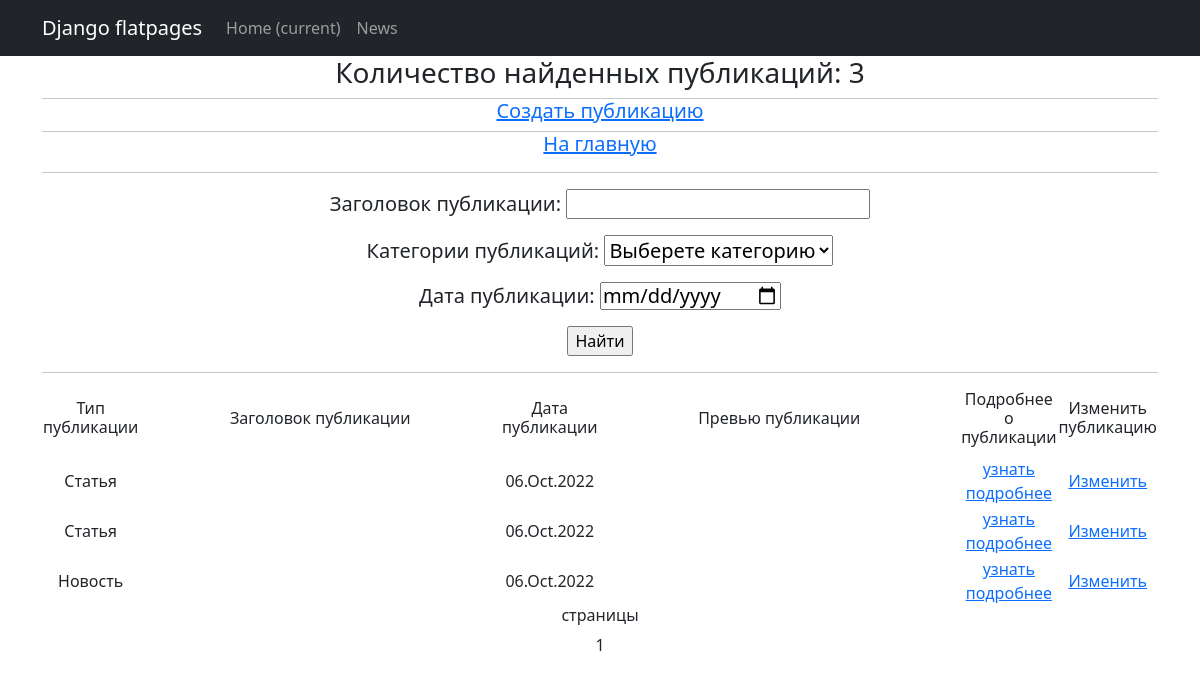
The page /news/search/ on the database as committed earlier.
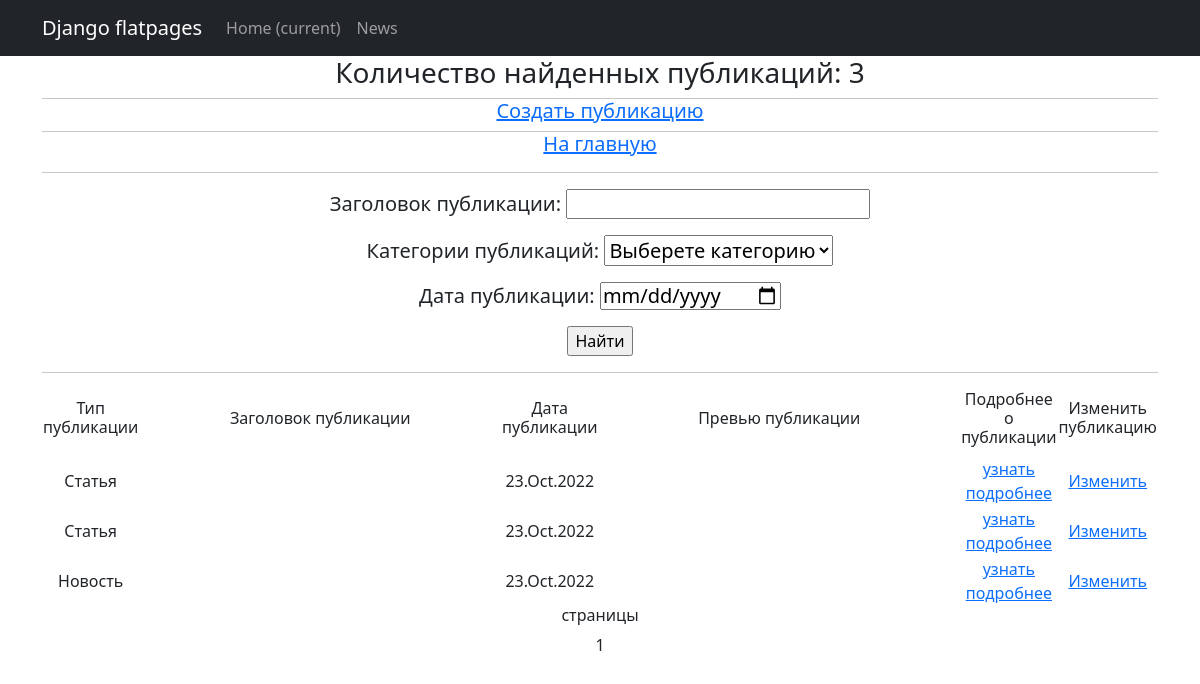
The same page on the database as committed later.
### news/models.py (models this page shows, shortened)
class Post(models.Model):
    posts = 'PT'
    news = 'NS'
    TYPES = [
        (posts, 'Статья'),
        (news, 'Новость')
    ]
    postsOrNews = models.CharField(max_length=2,
                                   choices=TYPES,
                                   default=posts)
    timeIn = models.DateTimeField(auto_now_add=True)
    header = models.CharField(max_length=128)
    text = models.TextField()
    rating = models.IntegerField(default=0)
    postAuthor = models.ForeignKey(Author, on_delete=models.CASCADE)
    postCategories = models.ManyToManyField(Category, through='PostCategory')

### news/views.py (the view)
# urls.py: path('search/', PostSearch.as_view(), name='news_search'),
class PostSearch(ListView):
    model = Post
    ordering = 'timeIn'
    template_name = 'newsSearch.html'
    context_object_name = 'news'
    paginate_by = 10
    def get_queryset(self):
        queryset = super().get_queryset()
        self.filterset = PostFilter(self.request.GET, queryset)
        return self.filterset.qs
    def get_context_data(self, **kwargs):
        context = super().get_context_data(**kwargs)
        context['filterset'] = self.filterset
        return context

### news/models.py (called while the page is built)
    def __str__(self):
        return f'{self.categories}'

### news/templatetags/custom_filter.py (called while the page is built)
@register.filter()
def censor(value):
    new_value = keyword_processor.replace_keywords(value)
    return f'{new_value}'

### templates/newsSearch.html (shortened to what this page needs)
{% extends 'flatpages/default.html' %}
{% load custom_filter %}
{% load custom_tags %}
{% block content %}
    <h3>
        <td>Количество найденных публикаций: </td>
        {{ news | length }}
    </h3>
    <div class="line"></div>
    <h5>
        <a href="{% url 'news_create' %}">Создать публикацию</a>
    </h5>
    <div class="line"></div>
    <h5>
        <a href="{% url 'news_list' %}">На главную</a>
    </h5>
    <hr>
        <form action="" method="get">
            <h5>{{ filterset.form.as_p }}</h5>
            <input type="submit" value="Найти" />
        </form>
    <hr>
    {% if news %}
        <table>
            <tr>
                <td><h6>Тип публикации</h6></td>
                <td><h6>Заголовок публикации</h6></td>
                <td><h6>Дата публикации</h6></td>
                <td><h6>Превью публикации</h6></td>
                <td><h6>Подробнее о публикации</h6></td>
                <td><h6>Изменить публикацию</h6></td>
            </tr>
            {% for post in news %}
                <tr>
                    <td>{{ post.get_postsOrNews_display }}</td>
                    <td width="50%">{{ post.header|censor }}</td>
                    <td>{{ post.timeIn|date:'d.M.Y'}}</td>
                    <td width="50%">{{ post.text|truncatewords:20|censor }}</td>
                    <td><a href="{{ post.id }}">узнать подробнее</a></td>
                    <td><a href="{% url 'news_update' post.id %}">Изменить</a> </td>
                </tr>
            {% endfor %}
        </table>
    {% else %}
        <h2>Публикации не найдены</h2>
    {% endif %}
    <h6>страницы</h6>{{ page_obj.number }}
{% endblock content %}

Rows that differ between the two databases and show on the page:
changed Post (number 1 of 3 on the later page): timeIn "06.Oct.2022" → "23.Oct.2022"
changed Post (number 2 of 3 on the later page): timeIn "06.Oct.2022" → "23.Oct.2022"
changed Post "Новость": timeIn "06.Oct.2022" → "23.Oct.2022"
